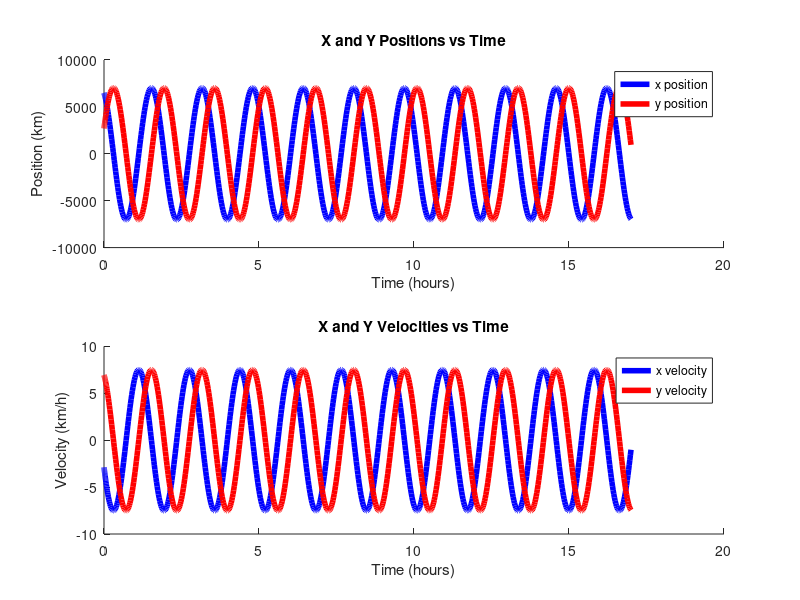

The MATLAB script that drew this image: (Note: this script raises an error after producing the figure.)
%% Circular Motion
clear
close all
% First order form
function qdot = circ_orbit(t, q)
    mu = 6.6743e-11 * 5.972e24 / 1000^3; % km^3 / s^2 Standard gravitational constant for Earth
    qdot = zeros(4,1);
    qdot(1) = q(2);
    qdot(2) = -mu * q(1) / ( sqrt(q(1)^2 + q(3)^2) ^ 3 );
    qdot(3) = q(4);
    qdot(4) = -mu * q(3) / ( sqrt(q(1)^2 + q(3)^2) ^ 3 );
end


% Initial conditions
x0 = 6500; % km
y0 = 2700; % km

% Constants
mu = 6.6743e-11 * 5.972e24 / 1000^3; % km^3 / s^2 Standard gravitational constant for Earth
r = sqrt(x0^2 + y0^2); % km radius from Earth's center to spacecraft
V = sqrt(mu / r); % km/s orbital tangential speed
xdot0 = -V * y0/r; % km/s
ydot0 = V * x0/r; % km/s

q0 = [x0 xdot0 y0 ydot0];


% Time interval
tspan = [0 3600*17]; % s

% Numerically solve
options = odeset('RelTol',1e-5,'AbsTol',1e-6); % Adjust tolerances 
[t, q] = ode45(@circ_orbit, tspan, q0, options);

% Time in hours
t = t/3600; % hours

% Plot results
figure

% X and Y positions vs. Time
% Extract Coordinates 
x = q(:, 1);
y = q(:, 3);

subplot(2,1,1)
hold on
plot(t, x, 'b', 'LineWidth', 4, 'DisplayName', 'x position') 
plot(t, y, 'r', 'LineWidth', 4, 'DisplayName', 'y position') 
xlabel('Time (hours)')
ylabel('Position (km)')
title('X and Y Positions vs Time')
legend('Location', 'best') 
hold off

% Velocities vs. Time
subplot(2,1,2)
hold on

% Extract Components of Velocity
xdot = q(:, 2); % Velocity along x-axis
ydot = q(:, 4); % Velocity along y-axis

plot(t, xdot, 'b', 'LineWidth', 4, 'DisplayName', 'x velocity') 
plot(t, ydot, 'r', 'LineWidth', 4, 'DisplayName', 'y velocity') 
xlabel('Time (hours)')
ylabel('Velocity (km/h)')
title('X and Y Velocities vs Time')
legend('Location', 'best') 
hold off
latex_fig(12, 5.4, 2.75)

% Invariant Values vs Tim
% Distance from Earth's center to spacecraft
rsim = sqrt(x.^2 + y.^2); 
radius_error = (r - rsim)/r * 100; % percent

% Kinetic Energy
kesim = 1/2 * (xdot.^2 + ydot.^2);
ke_error = (1/2*V^2 - kesim) / (1/2*V^2) * 100; % percent

% Magnitude of Angular Momentum
hsim = sqrt(x.^2 + y.^2) .* sqrt(xdot.^2 + ydot.^2);
h_error = (r*V - hsim) / (r*V) * 100; % percent 

figure
subplot(2,1,1)
hold on
plot(t, radius_error, 'k', 'LineWidth', 4, 'DisplayName', "Distance from Earth's Center") 
plot(t, ke_error, 'm', 'LineWidth', 4, 'DisplayName', "Kinetic Energy") 
plot(t, h_error, 'c', 'LineWidth', 4, 'DisplayName', "Magnitude of Angular Momentum") 

xlabel('Time (hours)')
ylabel('Percent Error (%)')
title('Percent Errors of Invariants')
legend('Location', 'best')
hold off
latex_fig(12, 6, 3.3)

% Orbit in XY plane
subplot(2,1,2)
plot(x, y, 'm', 'LineWidth', 4)
xlabel('x position (km)')
ylabel('y position (km)')
title('Orbital Trajectory in XY Plane')
axis equal 

latex_fig(12, 5.4, 2.75)


%% Stuck Thruster
% Define thrust values to test
thrust_values = [0, 0.1, 0.2, 0.3];

% Initial conditions
x0 = 6500; % km
y0 = 2700; % km
mu = 6.6743e-11 * 5.972e24 / 1000^3; % km^3 / s^2 Standard gravitational constant for Earth
r = sqrt(x0^2 + y0^2); % km radius from Earth's center to spacecraft
V = sqrt(mu / r); % km/s orbital tangential speed
xdot0 = -V * y0 / r; % km/s
ydot0 = V * x0 / r; % km/s
q0 = [x0 xdot0 y0 ydot0];

% Time interval
tspan = [0 3600*20]; % s

% Set up tolerances for ODE solver
options = odeset('RelTol', 1e-5, 'AbsTol', 1e-6);

% Colors for plotting
colors = lines(length(thrust_values));

% Individual plots for positions
figure;
hold on;
for i = 1:length(thrust_values)
    % Current thrust value
    thrust = thrust_values(i);

    % Solve ODE
    [t, q] = ode45(@(t, q) stuck_thruster(t, q, thrust), tspan, q0, options);

    % Time in hours
    t = t / 3600; % Convert seconds to hours

    % Extract positions
    x = q(:, 1);
    y = q(:, 3);

    % Plot positions
    plot(t, x, 'Color', colors(i, :), 'LineWidth', 2, 'DisplayName', sprintf('Thrust = %.2f N (x)', thrust));
    plot(t, y, '--', 'Color', colors(i, :), 'LineWidth', 2, 'DisplayName', sprintf('Thrust = %.2f N (y)', thrust));
end
xlabel('Time (hours)');
ylabel('Position (km)');
title('X and Y Positions vs Time');
legend('Location', 'best');
hold off;
latex_fig(12, 5.4, 2.75)

% Individual plots for velocities
figure;
hold on;
for i = 1:length(thrust_values)
    % Current thrust value
    thrust = thrust_values(i);

    % Solve ODE
    [t, q] = ode45(@(t, q) stuck_thruster(t, q, thrust), tspan, q0, options);

    % Time in hours
    t = t / 3600; % Convert seconds to hours

    % Extract velocities
    xdot = q(:, 2);
    ydot = q(:, 4);

    % Plot velocities
    plot(t, xdot, 'Color', colors(i, :), 'LineWidth', 2, 'DisplayName', sprintf('Thrust = %.2f N (x-dot)', thrust));
    plot(t, ydot, '--', 'Color', colors(i, :), 'LineWidth', 2, 'DisplayName', sprintf('Thrust = %.2f N (y-dot)', thrust));
end
xlabel('Time (hours)');
ylabel('Velocity (km/s)');
title('X and Y Velocities vs Time');
legend('Location', 'best');
hold off;
latex_fig(12, 5.4, 2.75)

% Individual plot for orbital trajectories
figure;
hold on;
for i = 1:length(thrust_values)
    thrust = thrust_values(i);
    [t, q] = ode45(@(t, q) stuck_thruster(t, q, thrust), tspan, q0, options);
    x = q(:, 1);
    y = q(:, 3);
    plot(x, y, 'Color', colors(i, :), 'LineWidth', 2, 'DisplayName', sprintf('Thrust = %.2f N', thrust));
end
xlabel('x position (km)');
ylabel('y position (km)');
title('Orbital Trajectory in XY Plane');
axis equal;
set(gca,'ytick', -5e4:2.5e4:25e4)
legend('Location', 'best');
axis equal
hold off;
latex_fig(12, 5.4, 2.75)

% Define the stuck_thruster function
function qdot = stuck_thruster(t, q, thrust)
    mu = 6.6743e-11 * 5.972e24 / 1000^3; % km^3 / s^2 Standard gravitational constant for Earth
    m = 1700; % kg
    T = thrust; % Newtons 

    qdot = zeros(4, 1);
    qdot(1) = q(2);
    qdot(2) = -mu * q(1) / (sqrt(q(1)^2 + q(3)^2) ^ 3) - (T / m * q(3)) / sqrt(q(1)^2 + q(3)^2);
    qdot(3) = q(4);
    qdot(4) = -mu * q(3) / (sqrt(q(1)^2 + q(3)^2) ^ 3) + (T / m * q(1)) / sqrt(q(1)^2 + q(3)^2);
end

